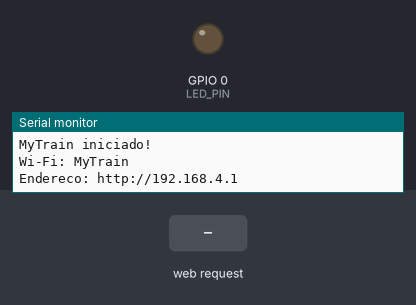
This sketch was run on a simulated ESP32. On the bench: output pins drawn as LEDs (lit = HIGH), the last lines printed to the serial monitor. The inputs (shaded band) are chosen by the test bench.

Above: at 1.2 s.
1.3 s: HTTP request GET /toggle received
At 2.6 s:
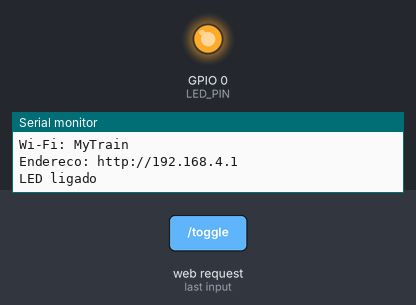
Timing chart, 0 to 4.3 s (numbered marks = the images above; inputs shaded):
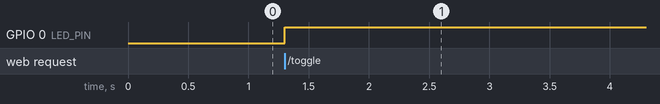

The sketch:

MyTrain.ino
```cpp
#include <WiFi.h>
#include <WebServer.h>

// GPIO onde o LED está conectado
constexpr int LED_PIN = 0;

// Dados da rede Wi-Fi criada pelo ESP32
const char* wifiName = "MyTrain";
const char* wifiPassword = "mytrain";

// Servidor HTTP na porta 80
WebServer server(80);

// Guarda o estado atual do LED
bool ledLigado = false;

// Monta a página web
void mostrarPagina() {
  String html = R"rawliteral(
    <!DOCTYPE html>
    <html lang="pt-br">
    <head>
      <meta name="viewport" content="width=device-width, initial-scale=1">
      <meta charset="UTF-8">
      <title>MyTrain</title>

      <style>
        body {
          font-family: Arial, sans-serif;
          text-align: center;
          background: #f3f4f6;
          padding: 35px 15px;
        }

        button {
          padding: 18px 40px;
          font-size: 20px;
          border: none;
          border-radius: 10px;
          background: #2563eb;
          color: white;
          cursor: pointer;
        }
      </style>
    </head>

    <body>
      <h2>MyTrain</h2>
      <p>LED: <strong id="estado">DESLIGADO</strong></p>
      <button id="botao" onclick="alternarLED()">Ligar LED</button>

      <script>
        async function alternarLED() {
          const resposta = await fetch('/toggle');
          const estado = await resposta.text();

          document.getElementById('estado').innerText =
            estado === 'ON' ? 'LIGADO' : 'DESLIGADO';

          document.getElementById('botao').innerText =
            estado === 'ON' ? 'Desligar LED' : 'Ligar LED';
        }

        async function atualizarEstado() {
          const resposta = await fetch('/estado');
          const estado = await resposta.text();

          document.getElementById('estado').innerText =
            estado === 'ON' ? 'LIGADO' : 'DESLIGADO';

          document.getElementById('botao').innerText =
            estado === 'ON' ? 'Desligar LED' : 'Ligar LED';
        }

        atualizarEstado();
      </script>
    </body>
    </html>
  )rawliteral";

  server.send(200, "text/html; charset=utf-8", html);
}

// Alterna o LED entre ligado e desligado
void alternarLED() {
  ledLigado = !ledLigado;

  digitalWrite(LED_PIN, ledLigado ? HIGH : LOW);

  server.send(200, "text/plain", ledLigado ? "ON" : "OFF");

  Serial.println(ledLigado ? "LED ligado" : "LED desligado");
}

// Retorna o estado atual sem alterá-lo
void consultarEstado() {
  server.send(200, "text/plain", ledLigado ? "ON" : "OFF");
}

void setup() {
  Serial.begin(115200);

  // Configura o LED como saída e inicia desligado
  digitalWrite(LED_PIN, LOW);
  pinMode(LED_PIN, OUTPUT);

  // Cria uma rede Wi-Fi própria
  WiFi.mode(WIFI_AP);

  // Cria a rede no canal 1 e deixa seu nome visível
  bool wifiIniciado = WiFi.softAP(
    wifiName,
    wifiPassword,
    1,  // Canal Wi-Fi
    0   // 0 = rede visível
  );

  // Verifica se a criação da rede funcionou
  if (wifiIniciado) {
    Serial.println("Wi-Fi criado com sucesso!");
    Serial.print("Nome: ");
    Serial.println(WiFi.softAPSSID());
    Serial.print("IP: ");
    Serial.println(WiFi.softAPIP());
    Serial.print("MAC: ");
    Serial.println(WiFi.softAPmacAddress());
  } else {
    Serial.println("ERRO: falha ao criar a rede Wi-Fi!");
  }

  // Define as rotas do servidor
  server.on("/", mostrarPagina);
  server.on("/toggle", alternarLED);
  server.on("/estado", consultarEstado);

  // Inicia o servidor
  server.begin();

  Serial.println("MyTrain iniciado!");
  Serial.print("Wi-Fi: ");
  Serial.println(wifiName);
  Serial.print("Endereco: http://");
  Serial.println(WiFi.softAPIP());
}

void loop() {
  // Processa as requisições recebidas do navegador
  server.handleClient();

  // Mostra uma mensagem a cada 3 segundos
  static unsigned long ultimoTeste = 0;

  if (millis() - ultimoTeste >= 3000) {
    ultimoTeste = millis();
    Serial.println("MyTrain executando...");
  }
}
```

Measured:
- after the input at 1.3 s, GPIO 0 (LED_PIN): LOW → HIGH at once
